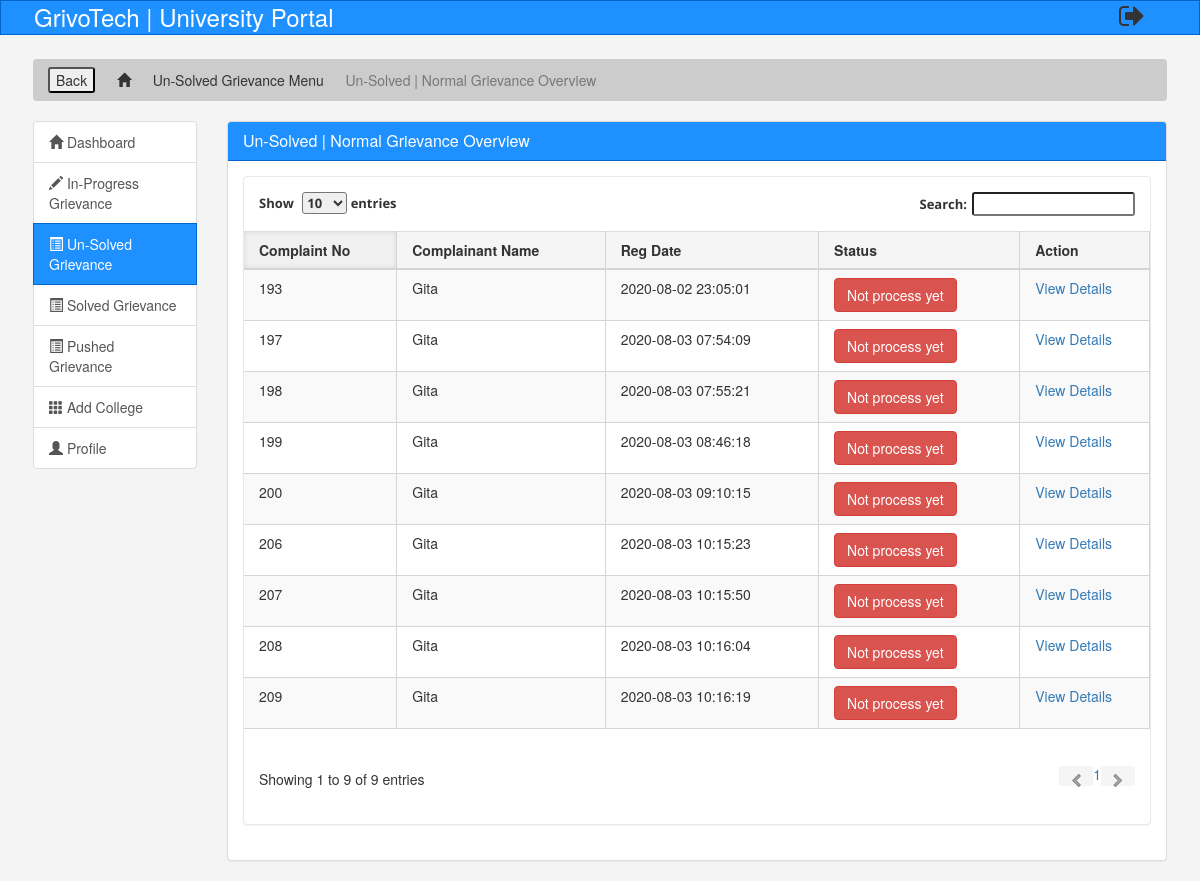
Page /sih3/university/AdminViewGrievance.php (signed in) on the committed database.
### tables this page shows
CREATE TABLE `complain` (
  `complaintNumber` int(11) NOT NULL,
  `userId` int(11) DEFAULT NULL,
  `grievanceId` int(11) DEFAULT NULL,
  `complain` mediumtext DEFAULT NULL,
  `proof` varchar(255) DEFAULT NULL,
  `isAnonymous` int(11) DEFAULT NULL,
  `regDate` timestamp NULL DEFAULT current_timestamp(),
  `status` varchar(30) DEFAULT NULL,
  `lastUdationDate` timestamp NULL DEFAULT NULL ON UPDATE current_timestamp(),
  `isGroupComplaint` tinyint(1) NOT NULL
);

CREATE TABLE `student` (
  `student_id` int(11) NOT NULL,
  `name` varchar(30) NOT NULL,
  `email` varchar(40) NOT NULL,
  `password` varchar(100) NOT NULL,
  `mobile` varchar(10) NOT NULL,
  `aadhar` varchar(16) NOT NULL,
  `college` int(11) DEFAULT NULL,
  `course` varchar(25) NOT NULL,
  `branch` varchar(45) NOT NULL,
  `start` varchar(10) NOT NULL,
  `end` int(10) NOT NULL,
  `city` varchar(25) NOT NULL,
  `state` varchar(25) NOT NULL,
  `registration` int(50) NOT NULL,
  `userImage` varchar(255) DEFAULT NULL,
  `regDate` timestamp NOT NULL DEFAULT current_timestamp(),
  `updationDate` timestamp NULL DEFAULT NULL ON UPDATE current_timestamp(),
  `status` int(1) DEFAULT NULL
);

### sih3/university/AdminViewGrievance.php (the view, shortened to what this page needs)
<?php
include('../include/db.php');
if(strlen($_SESSION['alogin'])==0)
	{
header('location:adminlogin.php');
}
else{
?>
<!DOCTYPE html>
<html lang="en">
<head>
	<link type="text/css" href="bootstrap/css/bootstrap.min.css" rel="stylesheet">
	<link type="text/css" href="bootstrap/css/bootstrap-responsive.min.css" rel="stylesheet">
	<link href="css/theme.css" rel="stylesheet">
	<link type="text/css" href="images/icons/css/font-awesome.css" rel="stylesheet">
	<link href="assets/css/bootstrap.min.css" rel="stylesheet">
	<link rel="stylesheet" href="https://cdnjs.cloudflare.com/ajax/libs/font-awesome/4.7.0/css/font-awesome.min.css">
	<link rel="stylesheet" href="assets/css/style.css">
</head>
<body>
	<?php include('include/header.php'); ?>
	<section id="breadcrumb">
		<div class="container" style="margin-top:2%; width: 97%;">
			<ol class="breadcrumb">
				<li><input type="button" value="Back" onclick="history.go(-1)"></li>
			 	<li><a href="index.php"><span class="glyphicon glyphicon-home" aria-hidden="true"></span></a></li>
			 	<li><a href="solvedGrievanceSection.php" style="text-decoration: none;">Un-Solved Grievance Menu</a></li>
			 	<li class="active">Un-Solved | Normal Grievance Overview</li>
			</ol>
		</div>
	</section>
	<section id="main">
		<div class="container" style="width: 97%;">
			<div class="row">
				<div class="col-md-2">
					<div class="list-group">
						<a href="index.php" class="list-group-item"><span class="glyphicon glyphicon-home" aria-hidden="true"></span> Dashboard</a>
						<a href="reviewGrievanceSection.php" class="list-group-item"><span class="glyphicon glyphicon-pencil" aria-hidden="true"></span> In-Progress Grievance <span class="badge"></span></a>
						<a href="unsolvedGrievanceSection.php" class="list-group-item active main-color-bg"><span class="glyphicon glyphicon-list-alt" aria-hidden="true"></span> Un-Solved Grievance <span class="badge"></span></a>
						<a href="solvedGrievanceSection.php" class="list-group-item"><span class="glyphicon glyphicon-list-alt" aria-hidden="true"></span> Solved Grievance <span class="badge"></span></a>
						<a href="pushF.php" class="list-group-item"><span class="glyphicon glyphicon-list-alt" aria-hidden="true"></span> Pushed Grievance <span class="badge"></span></a>
						<a href="addCollege.php" class="list-group-item"><span class="glyphicon glyphicon-th" aria-hidden="true"></span> Add College</a>
						<a href="profile.php" class="list-group-item"><span class="glyphicon glyphicon-user" aria-hidden="true"></span> Profile</a>
					</div>
				</div>
				<div class="col-md-10">
					<div class="panel panel-default">
						<div class="panel-heading main-color-bg">
							<h3 class="panel-title">Un-Solved | Normal Grievance Overview</h3>
						</div>
<div class="panel-body" style="min-height: 400px;">
					<div class="content">
	<div class="module">
							<div class="module-body table">
								<table cellpadding="0" cellspacing="0" border="0" class="datatable-1 table table-bordered table-striped	 display" >
									<thead>
										<tr>
											<th>Complaint No</th>
											<th>Complainant Name</th>
											<th>Reg Date</th>
											<th>Status</th>
											<th>Action</th>
										</tr>
									</thead>
<tbody>
<?php
$query=mysqli_query($db,"select complain.*,student.name as name from complain join student on student.student_id=complain.userId where complain.status is null ");
while($row=mysqli_fetch_array($query))
{
?>
										<tr>
											<td><?php echo htmlentities($row['complaintNumber']);?></td>
											<td><?php echo htmlentities($row['name']);?></td>
											<td><?php echo htmlentities($row['regDate']);?></td>
											<td><button type="button" class="btn btn-danger">Not process yet</button></td>
											<td>   <a href="complaint-details.php?cid=<?php echo htmlentities($row['complaintNumber']);?>"> View Details</a>
											</td>
											</tr>
										<?php  } ?>
										</tbody>
								</table>
							</div>
						</div>
					</div>
 </div>
					</div>
				</div>
			</div>
		</div>
	</section>
</body>
</html>
<?php } ?>

### sih3/university/assets/css/style.css (style rules this page uses)
body { background: #f4f4f4; }
.main-color-bg { background-color: #1e90ff !important; border-color: #0066cc !important; color: #ffffff !important; }
.breadcrumb { background: #cccccc; color: #333333; }
.breadcrumb a { color: #333333; }

### rows in the picture
complain: complaintNumber "193", userId.name "Gita", regDate "2020-08-02 23:05:01"
complain: complaintNumber "197", userId.name "Gita", regDate "2020-08-03 07:54:09"
complain: complaintNumber "198", userId.name "Gita", regDate "2020-08-03 07:55:21"
complain: complaintNumber "199", userId.name "Gita", regDate "2020-08-03 08:46:18"
complain: complaintNumber "200", userId.name "Gita", regDate "2020-08-03 09:10:15"
complain: complaintNumber "206", userId.name "Gita", regDate "2020-08-03 10:15:23"
complain: complaintNumber "207", userId.name "Gita", regDate "2020-08-03 10:15:50"
complain: complaintNumber "208", userId.name "Gita", regDate "2020-08-03 10:16:04"
complain: complaintNumber "209", userId.name "Gita", regDate "2020-08-03 10:16:19"
